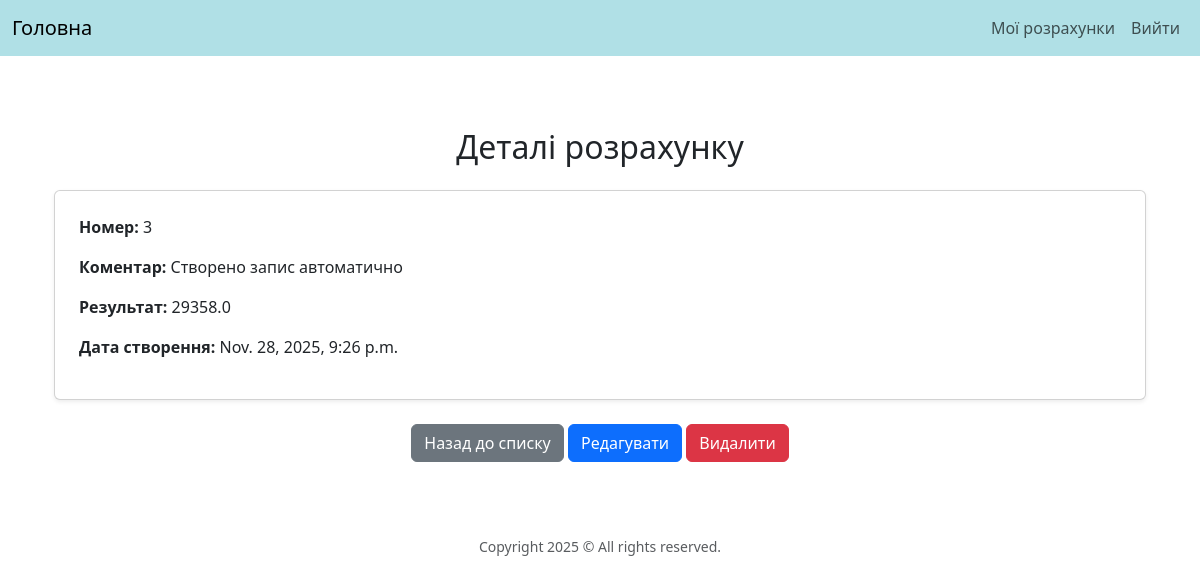
/calculations/36/ (signed in), run on the app's committed database.
### upload/models.py (models this page shows, shortened)
class Calculation(models.Model):
    user = models.ForeignKey(User, on_delete=models.CASCADE, related_name="calculations")
    number = models.PositiveIntegerField(validators=[MinValueValidator(1)]) #має бути >0 і ціле значення
    comment = models.TextField(blank=True, null=True)
    result = models.FloatField(null=True, blank=True)
    created_at = models.DateTimeField(auto_now_add=True)

### upload/views.py (the view)
# urls.py: path('calculations/<int:pk>/', CalculationDetailView.as_view(), name="calculation_detail"),
class CalculationDetailView(LoginRequiredMixin, DetailView):
    model = Calculation
    template_name = "calculations/detail.html"
    context_object_name = "calculation"
    def get_queryset(self):
        return Calculation.objects.filter(user=self.request.user)

### upload/templates/calculations/detail.html (shortened to what this page needs)
{% extends "base.html" %}
{% block content %}
<div class="container py-5">
  <h2 class="text-center mb-4">Деталі розрахунку</h2>
  <div class="card p-4 shadow-sm">
    <p><strong>Номер:</strong> {{ calculation.number }}</p>
    <p><strong>Коментар:</strong>
      {% if calculation.comment %}
        {{ calculation.comment }}
      {% else %}
        (немає)
      {% endif %}
    </p>
    <p><strong>Результат:</strong> {{ calculation.result }}</p>
    <p><strong>Дата створення:</strong> {{ calculation.created_at }}</p>
  </div>
  <div class="mt-4 text-center">
    <a href="{% url 'calculation_list' %}" class="btn btn-secondary">Назад до списку</a>
    <a href="{% url 'calculation_edit' calculation.pk %}" class="btn btn-primary">Редагувати</a>
    <a href="{% url 'calculation_delete' calculation.pk %}" class="btn btn-danger">Видалити</a>
  </div>
</div>
{% endblock %}

### data on the page
Calculation: number "3", comment "Створено запис автоматично", result "29358.0", created_at "Nov. 28, 2025, 9:26 p.m."
